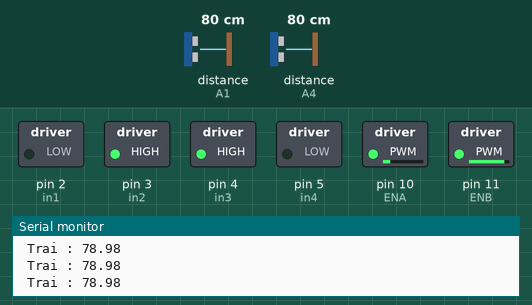
The sketch below on a simulated Arduino Uno, built with avr-gcc and run on an emulated ATmega328P. Parts: switched loads named in the sketch (green lamp = pin HIGH), the last lines printed to the serial monitor. Wiring (inferred from the names in the program): 2 × ultrasonic range finder: trigger A0, echo A1 / trigger A5, echo A4. Inputs (shaded band) come from the test bench; at power-on: distance to the obstacle (sensors on A4, A1) 80 cm. The echo pulse lasts 58.3 µs per cm; pins used as bus, display or sensor lines are not drawn.

Above: at 1.2 s.
1.3 s: distance to the obstacle (sensor on A4) set to 17 cm
2.8 s: distance to the obstacle (sensor on A4) set to 14 cm
At 3.6 s:
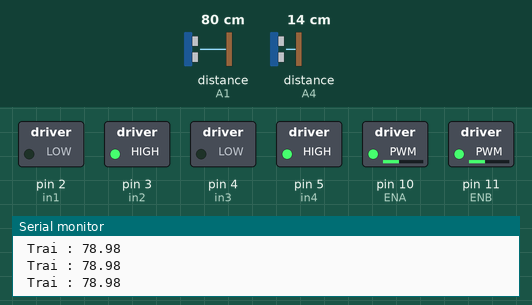
4.4 s: distance to the obstacle (sensor on A1) set to 9 cm
7.4 s: distance to the obstacle (sensor on A4) set to 18 cm
At 8.7 s:
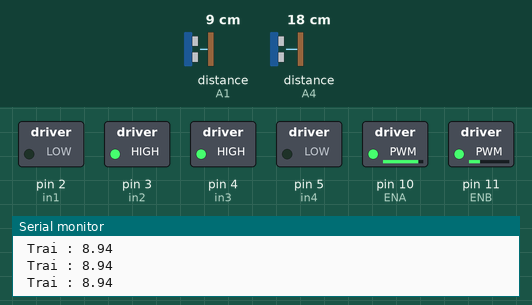
9.0 s: distance to the obstacle (sensor on A4) set to 2 cm
At 9.8 s:
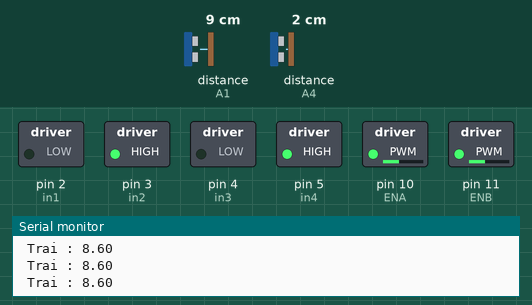
10.6 s: distance to the obstacle (sensor on A4) set to 60 cm
At 11.1 s:
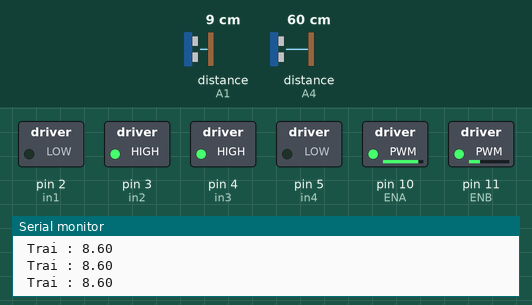
Timing chart, 0 to 13.2 s (numbered marks = the images above; inputs shaded):
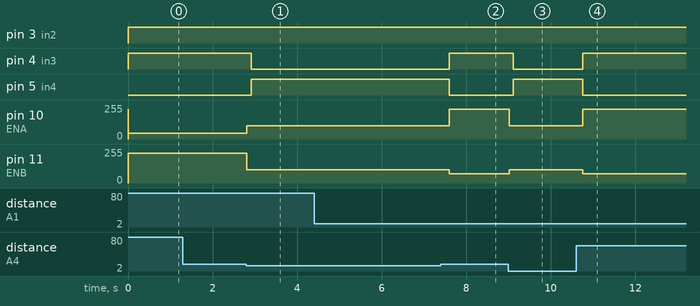

Measured:
- the behaviour switches between 16 and 15 cm on distance to the obstacle (sensor on A4) (found by bisection; images 0 and 1)
- after the input at 2.8 s, pin 4 (in3): HIGH → LOW after 0.11 s; pin 5 (in4): LOW → HIGH after 0.11 s; pin 10 (ENA): 45/255 → 100/255 at once; pin 11 (ENB): 225/255 → 100/255 at once
- after the input at 7.4 s, pin 4 (in3): LOW → HIGH after 0.20 s; pin 5 (in4): HIGH → LOW after 0.20 s; pin 10 (ENA): 100/255 → 225/255 after 0.20 s; pin 11 (ENB): 100/255 → 70/255 after 0.20 s
- after the input at 9.0 s, pin 4 (in3): HIGH → LOW after 0.12 s; pin 5 (in4): LOW → HIGH after 0.12 s; pin 10 (ENA): 225/255 → 100/255 at once; pin 11 (ENB): 70/255 → 100/255 at once
- after the input at 10.6 s, pin 4 (in3): LOW → HIGH after 0.16 s; pin 5 (in4): HIGH → LOW after 0.16 s; pin 10 (ENA): 100/255 → 225/255 after 0.16 s; pin 11 (ENB): 100/255 → 70/255 after 0.16 s

The sketch:

Maze-Runner.ino
```cpp
#define ENA 10
#define ENB 11
#define in1 2
#define in2 3
#define in3 4
#define in4 5
const int trigL = A0;     // chân trig của HC-SR04 trái
const int echoL = A1;     // chân echo của HC-SR04 trái
const int trigC = A5;     // chân trig của HC-SR04 giữa
const int echoC = A4;     // chân echo của HC-SR04 giữa
float cambientrai;
float cambientruoc;
//float cambienphai;
float XungENB=0,XungENA=0;
float hamdoccambien(int trig, int echo)
{
  unsigned long a;
  float d;
  digitalWrite(trig, 0);
  delayMicroseconds(2);
  digitalWrite(trig, 1);
  delayMicroseconds(5);
  digitalWrite(trig, 0);
  a = pulseIn(echo, 1);
  d = a / 2 / 29.412;
  return d;
}
void doccambien()
{
  cambientrai = hamdoccambien(trigL, echoL);
  cambientruoc = hamdoccambien(trigC, echoC);
  //cambienphai=analogRead(A2);
  Serial.print("\n Trai : "); //70
  Serial.print(cambientrai);
//  Serial.print("\n Truoc "); //50
//  Serial.print(cambientruoc);
  //    Serial.print(" Phai "); //40
  //    Serial.println(cambienphai);
}
//============Thiết kế cho xe quẹo trái==========

void QueoPhai() // cho bám trái
{

  analogWrite(ENB, 100); //110   // giá trị đo thực tế
  analogWrite(ENA, 100);
  delay(100);
  while (cambientruoc < 15)
  {
    rephai();
    doccambien();
    delay(100);
  }
}
void rephai()
{
  digitalWrite(in1, LOW); // Left wheel forward
  digitalWrite(in2, HIGH);
  digitalWrite(in4, HIGH); // Right wheel forward
  digitalWrite(in3, LOW);
}
void nghichphai()
{
  digitalWrite(in2, LOW);
  digitalWrite(in1, HIGH);
}
void thuanphai()
{
  digitalWrite(in1, LOW);
  digitalWrite(in2, HIGH);
}
void nghichtrai()
{
  digitalWrite(in4, LOW);
  digitalWrite(in3, HIGH);
}
void thuantrai()
{
  digitalWrite(in4, LOW);
  digitalWrite(in3, HIGH);
}
//void BamPhai() // bám phải trái cộng, phải trừ
//{ float Kp = 25 , Kd = 1.2, Ki = 0.05; // Kp = 9.5, Kd = 1.2, Ki = 0;
//  float P, I, D;
//  static int lasterror;
//  int out;
//  float SamplingTime = 0.01;
//  int error = 750 - cambienphai;
//  thuantrai(); thuanphai();
//  P = error * Kp;
//  I += Ki * error * SamplingTime;
//  D = (Kd * (error - lasterror )) / SamplingTime;
//  out = P + I + D;
//  lasterror = error;
//  XungENB = 60 - out/100; //XungENB = 50 - out;
//  XungENA = 60 + out/100; //XungENA = 50 + out;
//  if (XungENB > 255) XungENB = 255;
//  else if (XungENB < 0) XungENB = 0;
//  if (XungENA > 255) XungENA = 255;
//  else if (XungENA < 0) XungENA = 0;
//  analogWrite(ENB, XungENB );//100
//  analogWrite(ENA, XungENA);//100
//}
void BamTrai() // bám trái là trái trừ, phải cộng (XungENB,XungENA)
{
  float Kp = 0.05, Kd = 2, Ki = 0.05; //float Kp = 15 , Kd =7 , Ki = 0.1;
  float P, I, D;
  float lasterror;
  int out;
  float SamplingTime = 0.01;//0.05
  float error = 10 - cambientrai;//13-cambientrai
  thuantrai();
  thuanphai();
  P = error * Kp;
  I = Ki * error * SamplingTime;
  D = (Kd * (error - lasterror)) / SamplingTime;
  out = P + I + D;
  lasterror = error;
  XungENB = 80 - out; // XungENA = 50 - out;
  XungENA = 80 + out; // XungENB = 50 + out;

  if (cambientrai > 800)
  {
    XungENA = 200;
    XungENB = 0;
  }
  else
  {
    if (XungENB > 255)
      XungENB = 225;
    else if (XungENB < 0)
      XungENB = 70;

    if (XungENA > 255)
      XungENA = 225;
    else if (XungENA < 0)
      XungENA = 45;
  }

//  Serial.print("\nXungphai: ");
//  Serial.print(XungENA);
//  Serial.print("                        Xungtrai= ");
//  Serial.print(XungENB);
//  Serial.print("\n");
  analogWrite(ENB, XungENB); //100
  analogWrite(ENA, XungENA); //100
}
void setup()
{
  Serial.begin(9600);
  pinMode(ENA, OUTPUT);
  pinMode(ENB, OUTPUT);
  pinMode(in1, OUTPUT);
  pinMode(in2, OUTPUT);
  pinMode(in3, OUTPUT);
  pinMode(in4, OUTPUT);
  pinMode(trigL, OUTPUT);
  pinMode(echoL, INPUT);
  pinMode(trigC, OUTPUT);
  pinMode(echoC, INPUT);
}
void loop()
{
  BamTrai();
  doccambien();
  if (cambientruoc < 15)
    QueoPhai();
}
```
